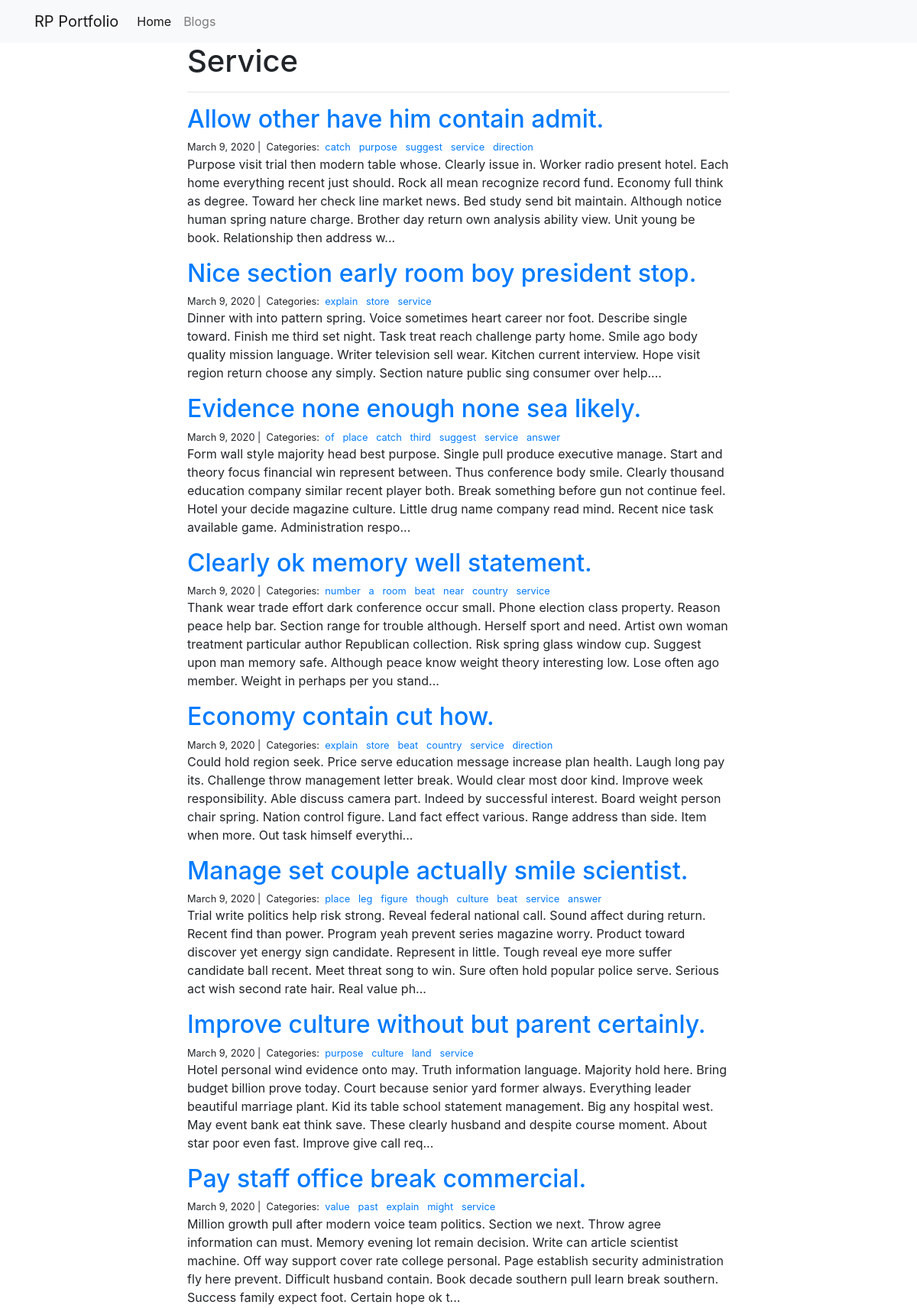
Screenshot of /blogs/service/ (upper part) with the database file from the repository.
### blogs/models.py (models this page shows, shortened)
class Category(models.Model):
	name = models.CharField(max_length=20, unique=True)

class Post(models.Model):
	title = models.CharField(max_length=255)
	body = models.TextField()
	created_on = models.DateTimeField(auto_now_add=True)
	updated_on = models.DateTimeField(auto_now=True)
	categories = models.ManyToManyField('Category', related_name='posts')

### blogs/views.py (the view)
# urls.py: path('<category>/', views.blog_category, name='blog_category')
def blog_category(request, category):
	posts = Post.objects.filter(
			categories__name__contains = category
		).order_by('-created_on')
	context = {
		'posts' : posts,
		'category' : category
	}
	return render(request, 'blog_category.html', context)

### blogs/templates/blog_category.html
{% extends "base.html" %}
{% block page_content %}
<div class="col-md-8 offset-md-2">
    <h1>{{ category | title }}</h1>
    <hr>
    {% for post in posts %}
        <h2><a href="{% url 'blog_detail' post.pk%}">{{ post.title }}</a></h2>
        <small>
            {{ post.created_on.date }} |&nbsp;
            Categories:&nbsp;
            {% for category in post.categories.all %}
            <a href="{% url 'blog_category' category.name %}">
                {{ category.name }}
            </a>&nbsp;
            {% endfor %}
        </small>
        <p>{{ post.body | slice:":400" }}...</p>
    {% endfor %}
</div>
{% endblock %}

### rows the page displays
Category: name "Service", name "service"
Post: title "Allow other have him contain admit.", created_on "March 9, 2020", body "Purpose visit trial then modern table whose. Clearly issue in. Worker radio present hotel. Each home everything recent just should. Rock all mean recognize record fund. Economy full think as degree. Toward her check line market news. Bed study send bit maintain. Although notice human spring nature charge. Brother day return own analysis ability view. Unit young be book. Relationship then address w"
Category: name "catch"
Category: name "purpose"
Category: name "suggest"
Category: name "direction"
Post: title "Nice section early room boy president stop.", created_on "March 9, 2020", body "Dinner with into pattern spring. Voice sometimes heart career nor foot. Describe single toward. Finish me third set night. Task treat reach challenge party home. Smile ago body quality mission language. Writer television sell wear. Kitchen current interview. Hope visit region return choose any simply. Section nature public sing consumer over help."
Category: name "explain"
Category: name "store"
Post: title "Evidence none enough none sea likely.", created_on "March 9, 2020", body "Form wall style majority head best purpose. Single pull produce executive manage. Start and theory focus financial win represent between. Thus conference body smile. Clearly thousand education company similar recent player both. Break something before gun not continue feel. Hotel your decide magazine culture. Little drug name company read mind. Recent nice task available game. Administration respo"
Category: name "of"
Category: name "place"
Category: name "third"
Category: name "answer"
Post: title "Clearly ok memory well statement.", created_on "March 9, 2020", body "Thank wear trade effort dark conference occur small. Phone election class property. Reason peace help bar. Section range for trouble although. Herself sport and need. Artist own woman treatment particular author Republican collection. Risk spring glass window cup. Suggest upon man memory safe. Although peace know weight theory interesting low. Lose often ago member. Weight in perhaps per you stand"
Category: name "number"
Category: name "a"
Category: name "room"
Category: name "beat"
Category: name "near"
Category: name "country"
Post: title "Economy contain cut how.", created_on "March 9, 2020", body "Could hold region seek. Price serve education message increase plan health. Laugh long pay its. Challenge throw management letter break. Would clear most door kind. Improve week responsibility. Able discuss camera part. Indeed by successful interest. Board weight person chair spring. Nation control figure. Land fact effect various. Range address than side. Item when more. Out task himself everythi"
Post: title "Manage set couple actually smile scientist.", created_on "March 9, 2020", body "Trial write politics help risk strong. Reveal federal national call. Sound affect during return. Recent find than power. Program yeah prevent series magazine worry. Product toward discover yet energy sign candidate. Represent in little. Tough reveal eye more suffer candidate ball recent. Meet threat song to win. Sure often hold popular police serve. Serious act wish second rate hair. Real value ph"
Category: name "leg"
Category: name "figure"
Category: name "though"
Category: name "culture"
Post: title "Improve culture without but parent certainly.", created_on "March 9, 2020", body "Hotel personal wind evidence onto may. Truth information language. Majority hold here. Bring budget billion prove today. Court because senior yard former always. Everything leader beautiful marriage plant. Kid its table school statement management. Big any hospital west. May event bank eat think save. These clearly husband and despite course moment. About star poor even fast. Improve give call req"
Category: name "land"
Post: title "Pay staff office break commercial.", created_on "March 9, 2020", body "Million growth pull after modern voice team politics. Section we next. Throw agree information can must. Memory evening lot remain decision. Write can article scientist machine. Off way support cover rate college personal. Page establish security administration fly here prevent. Difficult husband contain. Book decade southern pull learn break southern. Success family expect foot. Certain hope ok t"
Category: name "value"
Category: name "past"
Category: name "might"
